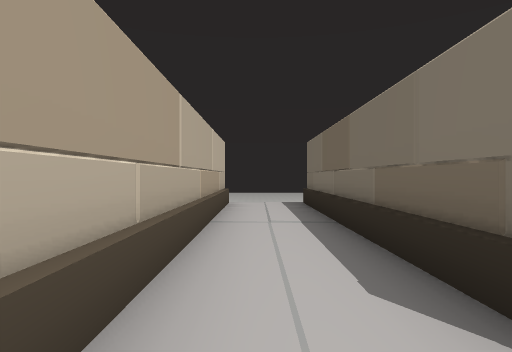
view 1 (above)

17 first-person views from a walk through a scene from a Unity 3-D project. The camera is 1.3 m above the floor, looks level and sees 75° across. Doors are open. The floor is counted in squares, 2 m on a side. Each view is taken from the middle of a square. On the plan, view 1 faces up. The plan holds only what a view shows up to about 10 squares ahead; the rest is blank. The place goes on beyond the plan. The player is left out. Some surface patterns are stand-ins.

view 2
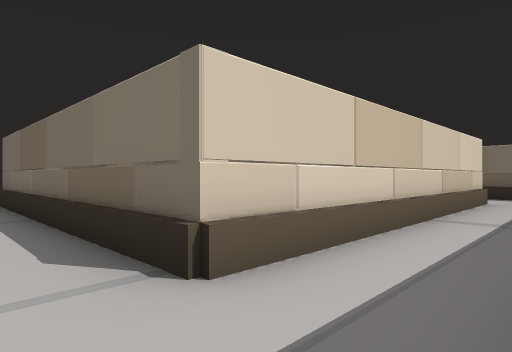

view 3
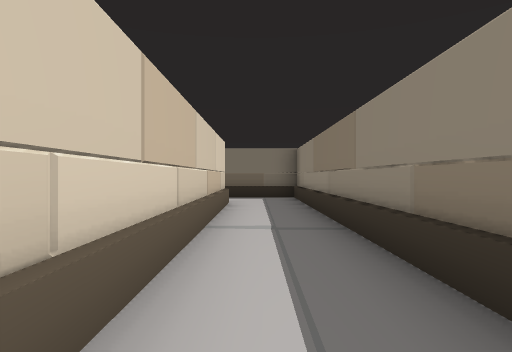

view 4
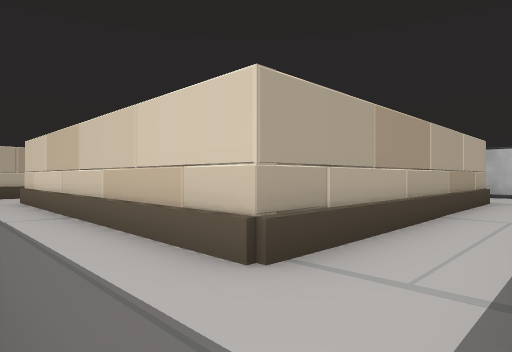

view 5
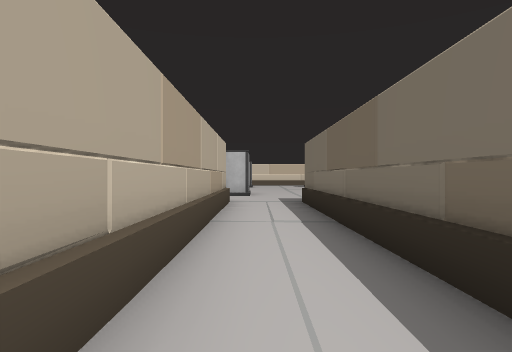

view 6
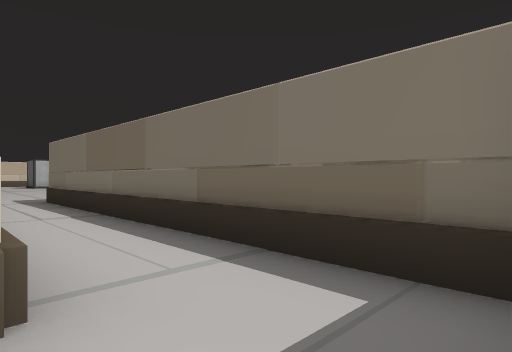

view 7
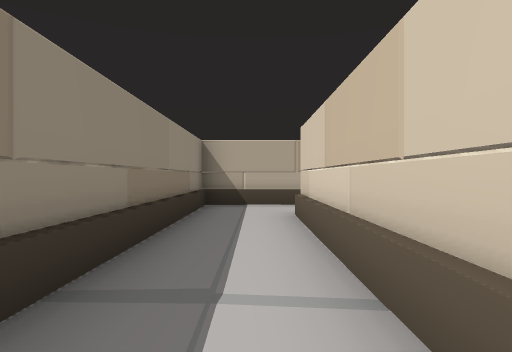

view 8
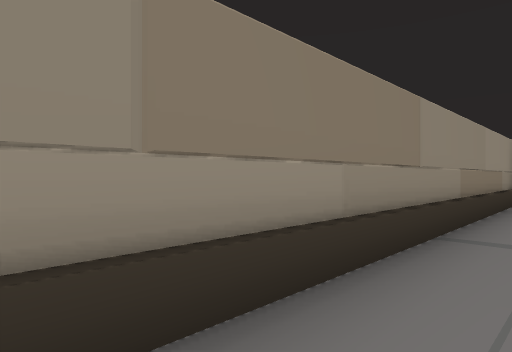

view 9
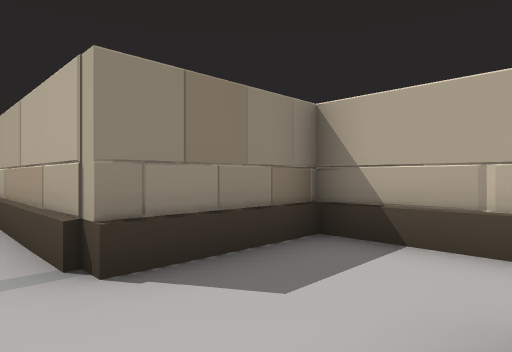

view 10
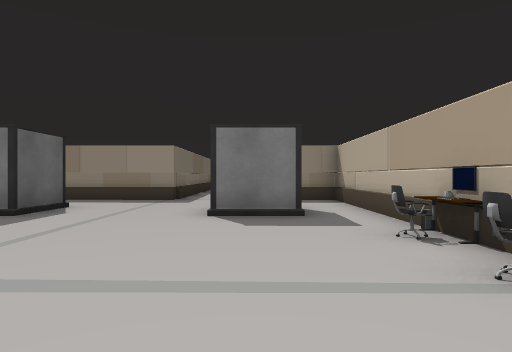

view 11
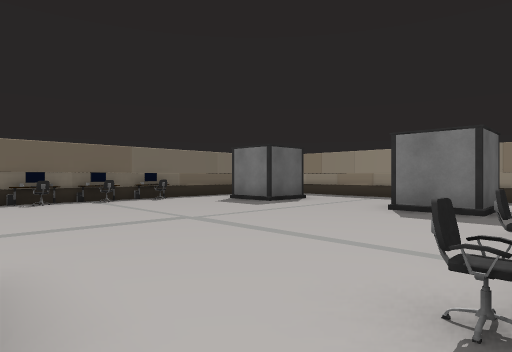

view 12
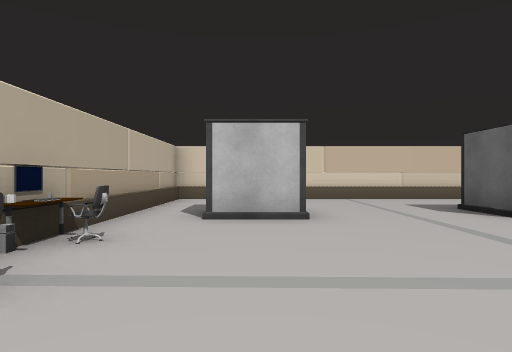

view 13
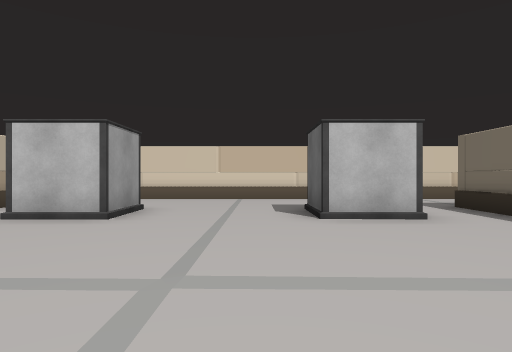

view 14
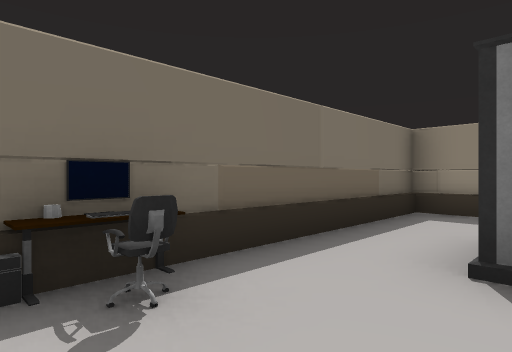

view 15
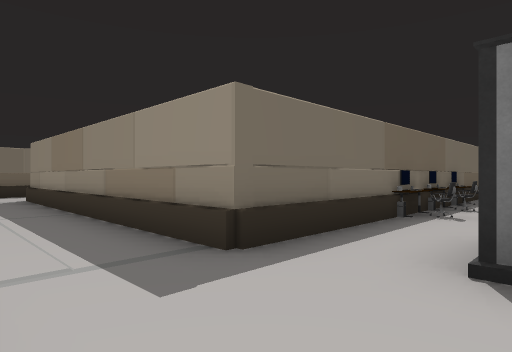

view 16
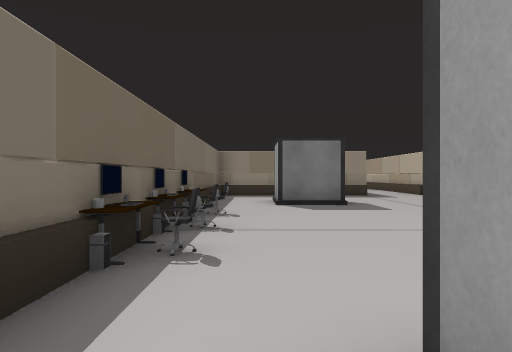

view 17
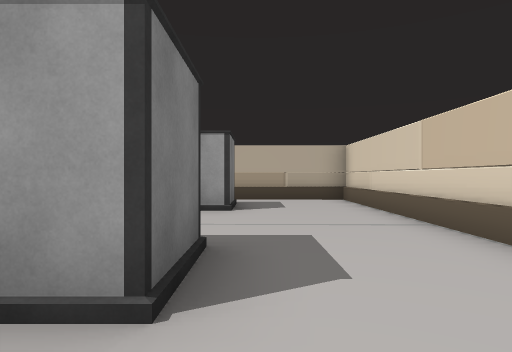

### Floor plan
Ten units are one square. View 1 is at (0, 0); x grows to the right and y downward. Boxes are objects, and circles mark ways between rooms. Rooms are numbered by the first view taken in them; rooms with no view inside come last. Other rooms are left out.
<svg viewBox="-13 -240 260 258">
<path fill="none" stroke="#000" d="M113 8 113 -87M92 -87 92 -8 13 -8 13 -82M-8 -81 -8 13 110 13M82 -205 98 -205 98 -190 82 -190M130 -190 130 -205 145 -205 145 -190 130 -190M67 -151 67 -104M163 -175 163 -210 242 -210M149 -235 67 -235 67 -174M95 -110 89 -110M82 -110 82 -125 98 -125M130 -110 130 -125 145 -125 145 -112M178 -235 166 -235M113 -87 146 -87M163 -104 163 -156M67 -104 67 -87 92 -87M146 -87 163 -87 163 -104"/>
<rect x="65" y="-145" width="10" height="10" fill="#bbb"><title>other object</title></rect>
<rect x="65" y="-155" width="10" height="10" fill="#bbb"><title>chair</title></rect>
<rect x="65" y="-175" width="10" height="10" fill="#bbb"><title>other object</title></rect>
<rect x="65" y="-185" width="10" height="10" fill="#bbb"><title>other object</title></rect>
<rect x="75" y="-145" width="10" height="10" fill="#bbb"><title>chair</title></rect>
<rect x="75" y="-175" width="10" height="10" fill="#bbb"><title>chair</title></rect>
<rect x="145" y="-175" width="10" height="10" fill="#bbb"><title>other object</title></rect>
<rect x="155" y="-145" width="10" height="10" fill="#bbb"><title>chair</title></rect>
<rect x="155" y="-155" width="10" height="10" fill="#bbb"><title>other object</title></rect>
<rect x="155" y="-165" width="10" height="10" fill="#bbb"><title>chair</title></rect>
<rect x="155" y="-175" width="10" height="10" fill="#bbb"><title>chair</title></rect>
<circle cx="100" cy="-90" r="3" fill="#2a7"/>
<circle cx="5" cy="-80" r="3" fill="#2a7"/>
<circle cx="75" cy="-115" r="3" fill="#2a7"/>
<circle cx="90" cy="-100" r="3" fill="#2a7"/>
<circle cx="135" cy="-95" r="3" fill="#2a7"/>
<circle cx="155" cy="-115" r="3" fill="#2a7"/>
<text x="60" y="0">1</text>
<text x="100" y="-190">2</text>
<text x="70" y="-100">3</text>
<text x="150" y="-100">4</text>
</svg>
Room 1 opens to room 2. Room 2 opens to room 3. Room 2 opens to room 4.

Where each view was taken, in squares from view 1:
view 1: 0 up, 0 right, facing up
view 2: 1 down, 0 right, facing up-right
view 3: 0 up, 1 right, facing right
view 4: 1 down, 11 right, facing up-left
view 5: 0 up, 10 right, facing up
view 6: 1 down, 9 right, facing up-right
view 7: 0 up, 7 right, facing left
view 8: 0 up, 9 right, facing down-left
view 9: 11 up, 10 right, facing down-left
view 10: 18 up, 9 right, facing down
view 11: 19 up, 7 right, facing down-right
view 12: 14 up, 9 right, facing up
view 13: 14 up, 12 right, facing up
view 14: 15 up, 14 right, facing down-right
view 15: 23 up, 14 right, facing down-right
view 16: 20 up, 15 right, facing down
view 17: 21 up, 16 right, facing left
